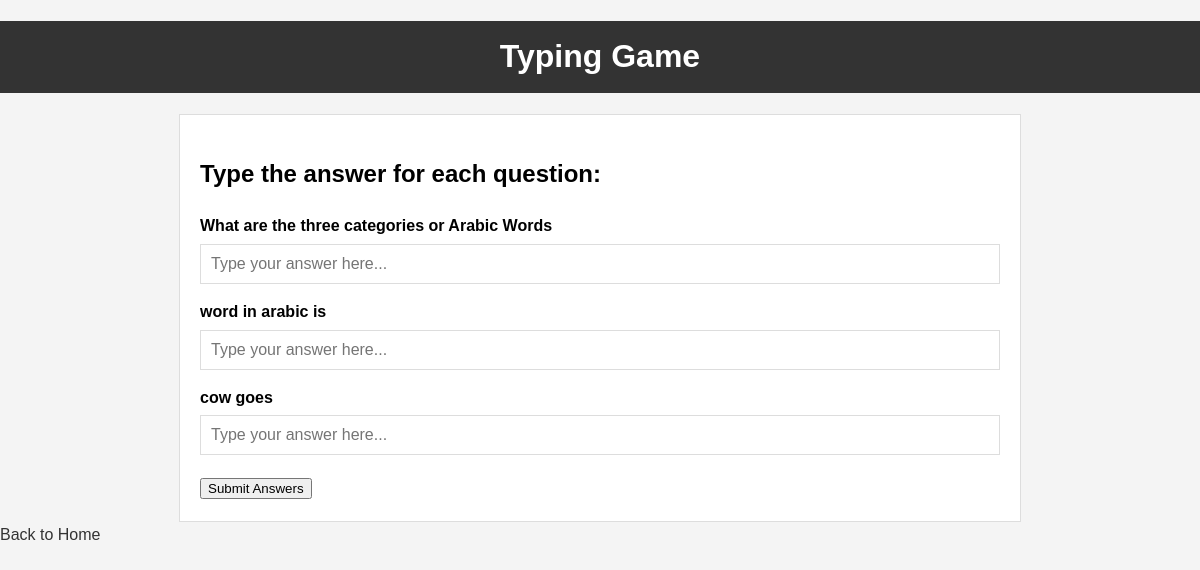
The page /typing-game on the database its author committed.
### tables this page shows
CREATE TABLE flashcards (
    id INTEGER PRIMARY KEY AUTOINCREMENT,
    question TEXT NOT NULL,
    answer TEXT NOT NULL
, "lesson" TEXT DEFAULT 'no data', arabicans TEXT DEFAULT 'no data');

### app.py (the view)
@app.route('/typing-game')
def typing_game():
    conn = get_db_connection()
    flashcards = conn.execute('SELECT * FROM flashcards WHERE lesson = ?', ('1',)).fetchall()
    conn.close()
    return render_template('typing_game.html', flashcards=flashcards)

### app.py (called while the page is built)
def get_db_connection():
    conn = sqlite3.connect('flashcards.db')
    conn.row_factory = sqlite3.Row
    return conn

### templates/typing_game.html (shortened to what this page needs)
<!DOCTYPE html>
<html lang="en">
<head>
    <link rel="stylesheet" href="{{ url_for('static', filename='styles.css') }}">
</head>
<body>
    <h1>Typing Game</h1>
    <div class="typing-game">
        <h2>Type the answer for each question:</h2>
        <div id="questions-list">
            {% for flashcard in flashcards %}
                <div class="question-container" data-id="{{ flashcard['id'] }}" data-answer="{{ flashcard['answer'] }}">
                    <label for="question-{{ flashcard['id'] }}">{{ flashcard['question'] }}</label>
                    {% if flashcard['arabic'] == 'y' %}
                        <select id="question-{{ flashcard['id'] }}" class="answer-input dropdown">
                            <option value="" disabled selected>Select your answer</option>
                            <option value="{{ flashcard['answer'] }}">Correct Option</option>
                            <option value="option1">Option 1</option>
                            <option value="option2">Option 2</option>
                            <option value="option3">Option 3</option>
                        </select>
                    {% else %}
                        <input type="text" id="question-{{ flashcard['id'] }}" class="answer-input" placeholder="Type your answer here...">
                    {% endif %}
                </div>
            {% endfor %}
        </div>
        <button id="submit-btn">Submit Answers</button>
    </div>
    <a href="{{ url_for('index') }}">Back to Home</a>
</body>
</html>

### static/styles.css (style rules this page uses)
body { font-family: Arial, sans-serif; line-height: 1.6; margin: 0; padding: 0; background-color: #f4f4f4; }
h1 { background: #333; color: #fff; padding: 10px 0; text-align: center; }
a { text-decoration: none; color: #333; }

### templates/typing_game.html (style rules this page uses)
.typing-game { max-width: 800px; margin: auto; padding: 20px; border: 1px solid #ddd; background-color: #fff; }
.typing-game h2 { margin-bottom: 20px; }
.typing-game .question-container { margin-bottom: 15px; }
.typing-game .question-container label { display: block; font-weight: bold; margin-bottom: 5px; }
.typing-game .question-container input[type="text"], .typing-game .question-container select { width: calc(100% - 22px); padding: 10px; font-size: 1em; border: 1px solid #ddd; }

### rows shown on the page
flashcards: question "What are the three categories or Arabic Words"
flashcards: question "word in arabic is"
flashcards: question "cow goes"
